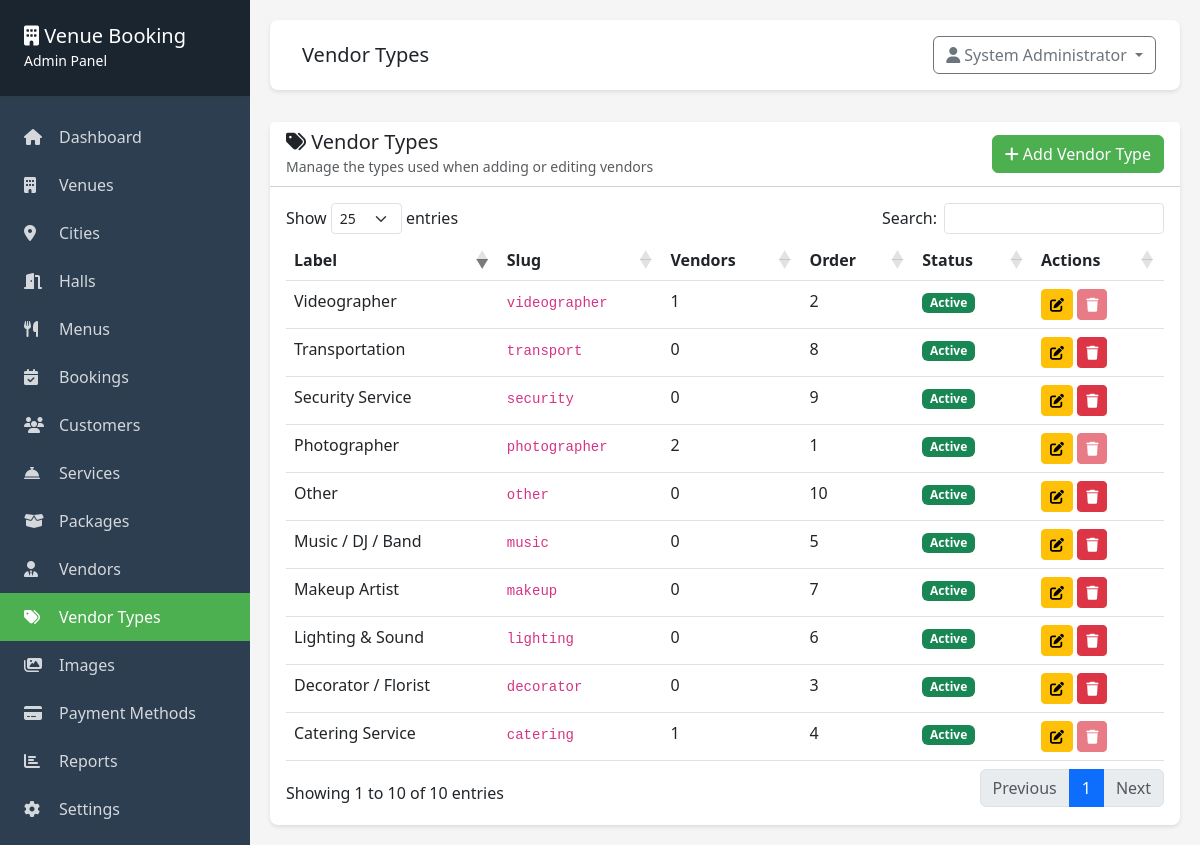
Page /admin/vendor-types/index.php (signed in) on the committed database.
### tables this page shows
CREATE TABLE vendor_types (
    id INT PRIMARY KEY AUTO_INCREMENT,
    slug VARCHAR(100) NOT NULL UNIQUE COMMENT 'Stored in vendors.type column',
    label VARCHAR(255) NOT NULL COMMENT 'Human-readable display name',
    status ENUM('active', 'inactive') DEFAULT 'active',
    display_order INT DEFAULT 0,
    created_at TIMESTAMP DEFAULT CURRENT_TIMESTAMP,
    updated_at TIMESTAMP DEFAULT CURRENT_TIMESTAMP ON UPDATE CURRENT_TIMESTAMP,
    INDEX idx_status (status),
    INDEX idx_display_order (display_order)
);

### admin/vendor-types/index.php (the view, shortened to what this page needs)
<?php
require_once __DIR__ . '/../includes/header.php';
$db = getDB();
$stmt = $db->query("SELECT vt.*, (SELECT COUNT(*) FROM vendors v WHERE v.type = vt.slug) AS vendor_count FROM vendor_types vt ORDER BY display_order ASC, label ASC");
$vendor_types = $stmt->fetchAll();
?>
<div class="card">
    <div class="card-header bg-white d-flex justify-content-between align-items-center">
        <div>
            <h5 class="mb-0"><i class="fas fa-tags"></i> Vendor Types</h5>
            <small class="text-muted">Manage the types used when adding or editing vendors</small>
        </div>
        <button type="button" class="btn btn-success" data-bs-toggle="modal" data-bs-target="#addTypeModal">
            <i class="fas fa-plus"></i> Add Vendor Type
        </button>
    </div>
    <div class="card-body">
        <div class="table-responsive">
            <table class="table table-hover datatable">
                <thead>
                    <tr>
                        <th>Label</th>
                        <th>Slug</th>
                        <th>Vendors</th>
                        <th>Order</th>
                        <th>Status</th>
                        <th>Actions</th>
                    </tr>
                </thead>
                <tbody>
                    <?php foreach ($vendor_types as $vt): ?>
                        <tr>
                            <td><?php echo htmlspecialchars($vt['label']); ?></td>
                            <td><code><?php echo htmlspecialchars($vt['slug']); ?></code></td>
                            <td><?php echo intval($vt['vendor_count']); ?></td>
                            <td><?php echo intval($vt['display_order']); ?></td>
                            <td>
                                <span class="badge bg-<?php echo $vt['status'] === 'active' ? 'success' : 'secondary'; ?>">
                                    <?php echo ucfirst($vt['status']); ?>
                                </span>
                            </td>
                            <td>
                                <button type="button" class="btn btn-sm btn-warning"
                                        onclick="editType(<?php echo htmlspecialchars(json_encode($vt), ENT_QUOTES); ?>)">
                                    <i class="fas fa-edit"></i>
                                </button>
                                <form method="POST" style="display:inline;"
                                      onsubmit="return confirm('Delete this vendor type? This cannot be undone.');">
                                    <button type="submit" class="btn btn-sm btn-danger"
                                            <?php echo intval($vt['vendor_count']) > 0 ? 'disabled title="Vendors use this type"' : ''; ?>>
                                        <i class="fas fa-trash"></i>
                                    </button>
                                </form>
                            </td>
                        </tr>
                    <?php endforeach; ?>
                </tbody>
            </table>
        </div>
    </div>
</div>
<?php require_once __DIR__ . '/../includes/footer.php'; ?>

### admin/includes/header.php (style rules this page uses)
:root { --primary-green: #4CAF50; --dark-green: #2E7D32; }
body { background: #f5f5f5; }
.card { border: none; border-radius: 8px; box-shadow: 0 2px 4px rgba(0,0,0,0.1); }
.btn-success { background: var(--primary-green); border-color: var(--primary-green); }

### rows in the picture
vendor_types: label "Photographer", slug "photographer", vendor_count "2", display_order "1", status "Active"
vendor_types: label "Videographer", slug "videographer", vendor_count "1", display_order "2", status "Active"
vendor_types: label "Decorator / Florist", slug "decorator", vendor_count "0", display_order "3", status "Active"
vendor_types: label "Catering Service", slug "catering", vendor_count "1", display_order "4", status "Active"
vendor_types: label "Music / DJ / Band", slug "music", vendor_count "0", display_order "5", status "Active"
vendor_types: label "Lighting & Sound", slug "lighting", vendor_count "0", display_order "6", status "Active"
vendor_types: label "Makeup Artist", slug "makeup", vendor_count "0", display_order "7", status "Active"
vendor_types: label "Transportation", slug "transport", vendor_count "0", display_order "8", status "Active"
vendor_types: label "Security Service", slug "security", vendor_count "0", display_order "9", status "Active"
vendor_types: label "Other", slug "other", vendor_count "0", display_order "10", status "Active"

### other values in the picture
$page_title "Vendor Types"
$current_user['full_name'] "System Administrator"
